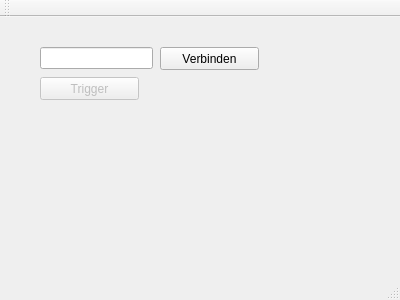
<?xml version="1.0" encoding="UTF-8"?>
<ui version="4.0">
 <class>MainWindow</class>
 <widget class="QMainWindow" name="MainWindow">
  <property name="geometry">
   <rect>
    <x>0</x>
    <y>0</y>
    <width>400</width>
    <height>300</height>
   </rect>
  </property>
  <property name="windowTitle">
   <string>MainWindow</string>
  </property>
  <widget class="QWidget" name="centralWidget">
   <widget class="QLineEdit" name="urlEdit">
    <property name="geometry">
     <rect>
      <x>40</x>
      <y>30</y>
      <width>113</width>
      <height>22</height>
     </rect>
    </property>
   </widget>
   <widget class="QPushButton" name="connectBtn">
    <property name="geometry">
     <rect>
      <x>160</x>
      <y>30</y>
      <width>99</width>
      <height>23</height>
     </rect>
    </property>
    <property name="text">
     <string>Verbinden</string>
    </property>
   </widget>
   <widget class="QPushButton" name="triggerBtn">
    <property name="enabled">
     <bool>false</bool>
    </property>
    <property name="geometry">
     <rect>
      <x>40</x>
      <y>60</y>
      <width>99</width>
      <height>23</height>
     </rect>
    </property>
    <property name="text">
     <string>Trigger</string>
    </property>
   </widget>
  </widget>
  <widget class="QMenuBar" name="menuBar">
   <property name="geometry">
    <rect>
     <x>0</x>
     <y>0</y>
     <width>400</width>
     <height>20</height>
    </rect>
   </property>
  </widget>
  <widget class="QToolBar" name="mainToolBar">
   <attribute name="toolBarArea">
    <enum>TopToolBarArea</enum>
   </attribute>
   <attribute name="toolBarBreak">
    <bool>false</bool>
   </attribute>
  </widget>
  <widget class="QStatusBar" name="statusBar"/>
 </widget>
 <layoutdefault spacing="6" margin="11"/>
 <resources/>
 <connections/>
</ui>
